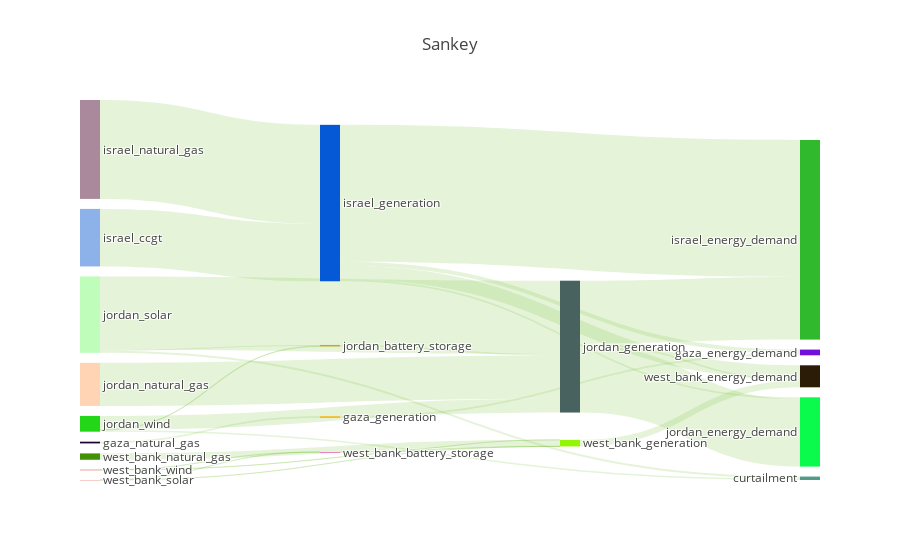

Notebook cell for this chart:
### Code cell
results['COO'].plot_flows_sankey()

### Figure 1 — Plotly figure (JSON) as saved in the notebook; plotly's stock layout.template omitted (floating-point values rounded to 4 significant figures)
{"data": [{"domain": {"x": [0, 1], "y": [0, 1]}, "link": {"color": ["rgba(127, 194, 65, 0.2)", "rgba(127, 194, 65, 0.2)", "rgba(127, 194, 65, 0.2)", "rgba(127, 194, 65, 0.2)", "rgba(127, 194, 65, 0.2)", "rgba(127, 194, 65, 0.2)", "rgba(127, 194, 65, 0.2)", "rgba(127, 194, 65, 0.2)", "rgba(127, 194, 65, 0.2)", "rgba(127, 194, 65, 0.2)", "rgba(127, 194, 65, 0.2)", "rgba(127, 194, 65, 0.2)", "rgba(127, 194, 65, 0.2)", "rgba(127, 194, 65, 0.2)", "rgba(127, 194, 65, 0.2)", "rgba(127, 194, 65, 0.2)", "rgba(127, 194, 65, 0.2)", "rgba(127, 194, 65, 0.2)", "rgba(127, 194, 65, 0.2)", "rgba(127, 194, 65, 0.2)", "rgba(127, 194, 65, 0.2)", "rgba(127, 194, 65, 0.2)", "rgba(127, 194, 65, 0.2)", "rgba(127, 194, 65, 0.2)", "rgba(127, 194, 65, 0.2)", "rgba(127, 194, 65, 0.2)", "rgba(127, 194, 65, 0.2)", "rgba(127, 194, 65, 0.2)", "rgba(127, 194, 65, 0.2)", "rgba(127, 194, 65, 0.2)", "rgba(127, 194, 65, 0.2)", "rgba(127, 194, 65, 0.2)", "rgba(127, 194, 65, 0.2)", "rgba(127, 194, 65, 0.2)", "rgba(127, 194, 65, 0.2)", "rgba(127, 194, 65, 0.2)", "rgba(127, 194, 65, 0.2)", "rgba(127, 194, 65, 0.2)", "rgba(127, 194, 65, 0.2)", "rgba(127, 194, 65, 0.2)", "rgba(127, 194, 65, 0.2)", "rgba(127, 194, 65, 0.2)", "rgba(127, 194, 65, 0.2)", "rgba(127, 194, 65, 0.2)", "rgba(127, 194, 65, 0.2)", "rgba(127, 194, 65, 0.2)", "rgba(127, 194, 65, 0.2)", "rgba(127, 194, 65, 0.2)", "rgba(127, 194, 65, 0.2)", "rgba(127, 194, 65, 0.2)", "rgba(127, 194, 65, 0.2)", "rgba(127, 194, 65, 0.2)"], "source": [0, 34, 2, 32, 4, 5, 5, 5, 39, 7, 8, 9, 35, 35, 35, 35, 11, 12, 12, 12, 13, 13, 13, 41, 15, 16, 17, 40, 40, 40, 19, 20, 21, 21, 21, 22, 22, 22, 43, 24, 25, 26, 42, 42, 42, 28, 29, 29, 29, 30, 30, 30], "target": [31, 32, 32, 31, 32, 33, 34, 32, 35, 35, 35, 35, 31, 36, 37, 38, 35, 33, 39, 35, 33, 39, 35, 40, 40, 40, 40, 36, 37, 38, 40, 40, 33, 41, 40, 33, 41, 40, 42, 42, 42, 42, 36, 37, 38, 42, 33, 43, 42, 33, 43, 42], "value": [0, 0, 0, 192100.0, 192100.0, 0, 0, 0, 0, 6441000.0, 0, 0, 448300.0, 15330000.0, 192100.0, 1543000.0, 11070000.0, 0, 0, 0, 0, 0, 0, 173300.0, 0, 0, 0, 7017000.0, 7565000.0, 180800.0, 4827000.0, 0, 219300.0, 122000.0, 8213000.0, 163700.0, 51320.0, 1549000.0, 463.1, 0, 0, 0, 0, 0, 739000.0, 711300.0, 0, 75.51, 479.5, 0, 387.6, 26710.0]}, "node": {"color": ["f7ca08", "baa225", "42e566", "71edc7", "210131", "1ac37b", "c7361d", "8db1e9", "9d61ca", "bbbe8f", "a451ea", "ab899d", "ab807a", "0f1596", "758156", "0038e7", "736c92", "32e54b", "f447dc", "ffd4b5", "4899c1", "befeba", "23d718", "1a8893", "69e638", "edd434", "cffcd1", "c96996", "439205", "f09c94", "c44a33", "720fda", "f8b919", "509c88", "7b37d0", "0659d6", "31b92d", "0bfb4d", "2a1c07", "0a7041", "486260", "c7a730", "94f507", "de16a2"], "label": ["egypt_generation", "gaza_battery_storage", "gaza_diesel", "gaza_generation", "gaza_natural_gas", "gaza_solar", "israel_battery_storage", "israel_ccgt", "israel_coal", "israel_diesel", "israel_generation", "israel_natural_gas", "israel_solar", "israel_wind", "jordan_battery_storage", "jordan_ccgt", "jordan_coal", "jordan_diesel", "jordan_generation", "jordan_natural_gas", "jordan_shale", "jordan_solar", "jordan_wind", "west_bank_battery_storage", "west_bank_ccgt", "west_bank_coal", "west_bank_diesel", "west_bank_generation", "west_bank_natural_gas", "west_bank_solar", "west_bank_wind", "gaza_energy_demand", "gaza_generation", "curtailment", "gaza_battery_storage", "israel_generation", "israel_energy_demand", "jordan_energy_demand", "west_bank_energy_demand", "israel_battery_storage", "jordan_generation", "jordan_battery_storage", "west_bank_generation", "west_bank_battery_storage"], "line": {"color": "black", "width": 0}, "pad": 10}, "orientation": "h", "type": "sankey", "valueformat": ".0f"}], "layout": {"autosize": true, "font": {"size": 12}, "title": {"text": "Sankey"}}}
